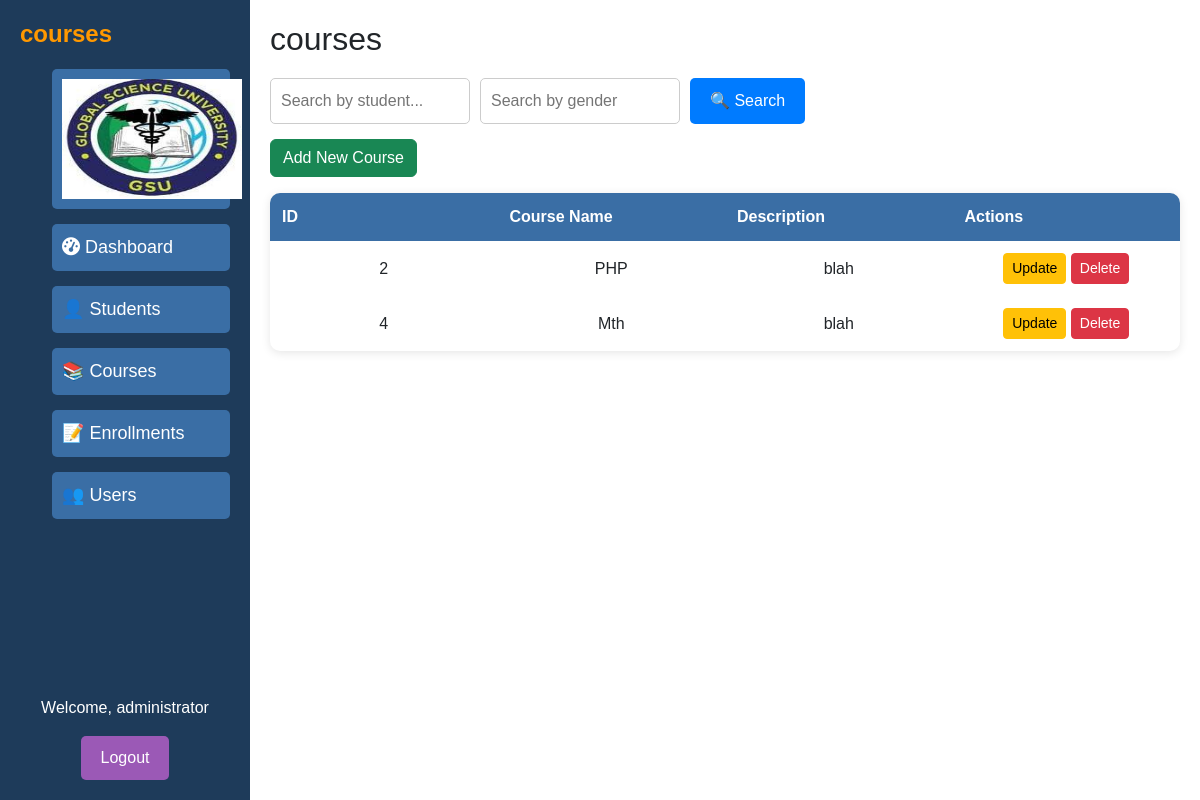
/courses.php, run on the app's committed database.
### tables this page shows
CREATE TABLE `courses` (
  `course_id` int(11) NOT NULL,
  `course_name` varchar(255) NOT NULL,
  `description` text DEFAULT NULL
);

### courses.php (the view, shortened to what this page needs)
<!DOCTYPE html>
<html lang="en">
<head>
    <link rel="stylesheet" href="style.css">
    <link rel="stylesheet" href="https://cdnjs.cloudflare.com/ajax/libs/twitter-bootstrap/5.3.0/css/bootstrap.min.css">
    <link rel="stylesheet" href="https://cdn.datatables.net/1.13.5/css/dataTables.bootstrap5.min.css">
    <link rel="stylesheet" href="https://cdnjs.cloudflare.com/ajax/libs/font-awesome/6.0.0-beta3/css/all.min.css">
    <link rel="stylesheet" href="https://cdnjs.cloudflare.com/ajax/libs/font-awesome/6.7.2/css/all.min.css">
</head>
<body>
<?php
include('.//connection/conn.php');
$query = "SELECT * FROM courses";
$result = mysqli_query($conn, $query);
?>
    <div class="sidebar">
        <h2 class="dashboard-title">courses</h2>
        <ul class="nav-links">
            <li><a href="https://gsu.edu.so/"><img src="logo.jpg" alt="GSU" height="120" width="180"></a></li>
            <li><a href="index.php" class="active"><i class="fas fa-tachometer-alt"></i> Dashboard</a></li>
            <li><a href="std.php" class="active">👤 Students</a></li>
            <li><a href="courses.php">📚 Courses</a></li>
            <li><a href="Enrollments.php">📝 Enrollments</a></li>
            <li><a href="users.php">👥 Users</a></li>
        </ul>
        <div class="logout">
            <p>Welcome, administrator</p>
            <button class="logout-btn">Logout</button>
        </div>
    </div>
    <div class="main-content">
        <h1 class="main-title">courses</h1>
        <div class="search-bar">
            <input type="text" placeholder="Search by student...">
            <input type="text" placeholder="Search by gender">
            <button class="search-btn">🔍 Search</button>
        </div>
        <div class="d-flex justify-content-between mb-3">
            <button class="btn btn-success" data-bs-toggle="modal" data-bs-target="#addCourseModal">Add New Course</button>
        </div>
        <table>
            <thead>
                <tr>
                <th>ID</th>
                        <th>Course Name</th>
                        <th>Description</th>
                        <th>Actions</th>
                </tr>
            </thead>
            <tbody>
                    <?php
                    while ($row = mysqli_fetch_assoc($result)) {
                        echo "<tr>";
                        echo "<td>" . $row['course_id'] . "</td>";
                        echo "<td>" . $row['course_name'] . "</td>";
                        echo "<td>" . $row['description'] . "</td>";
                        echo "<td>
                                <button class='btn btn-warning btn-sm update-btn'
                                data-course_id='" . $row['course_id'] . "'
                                data-course_name='" . $row['course_name'] . "'
                                data-description='" . $row['description'] . "'>Update</button>
                                <a href='./delete/delete_course.php?course_id=" . $row['course_id'] . "' class='btn btn-danger btn-sm'>Delete</a>
                              </td>";
                        echo "</tr>";
                    }
                    ?>
                </tbody>
        </table>
    </div>
</body>
</html>

### style.css (style rules this page uses)
* { box-sizing: border-box; margin: 0; padding: 0; font-family: Arial, sans-serif; }
body { display: flex; height: 100vh; background-color: #f0f2f5; }
.sidebar { width: 250px; background-color: #1e3b5a; color: #fff; display: flex; flex-direction: column; padding: 20px; overflow-y: auto; }
.dashboard-title { font-size: 24px; font-weight: bold; color: #ff9800; margin-bottom: 20px; }
.nav-links { list-style: none; flex-grow: 1; }
.nav-links li { margin-bottom: 15px; }
.nav-links a { text-decoration: none; color: #fff; font-size: 18px; display: block; padding: 10px; background-color: #3a6ea5; border-radius: 5px; transition: background-color 0.3s; }
.logout { margin-top: auto; text-align: center; }
.logout-btn { background-color: #9b59b6; color: #fff; padding: 10px 20px; border: none; cursor: pointer; border-radius: 5px; }
.main-content { flex: 1; padding: 20px; }
.main-title { font-size: 32px; margin-bottom: 20px; }
.search-bar { display: flex; gap: 10px; margin-bottom: 15px; }
.search-bar input { padding: 10px; width: 200px; border: 1px solid #ccc; border-radius: 5px; }
.search-btn { padding: 10px 20px; background-color: #007bff; color: #fff; border: none; border-radius: 5px; cursor: pointer; }
table { width: 100%; border-collapse: collapse; background-color: #fff; border-radius: 10px; overflow: hidden; box-shadow: 0 2px 10px rgba(0, 0, 0, 0.1); table-layout: fixed; word-wrap: break-word; }
th, td { padding: 12px; border: 1px solid #ddd; text-align: center; vertical-align: middle; }
th { background-color: #3a6ea5; color: #fff; }

### data on the page
courses: course_id "2", course_name "PHP", description "blah"
courses: course_id "4", course_name "Mth", description "blah"
